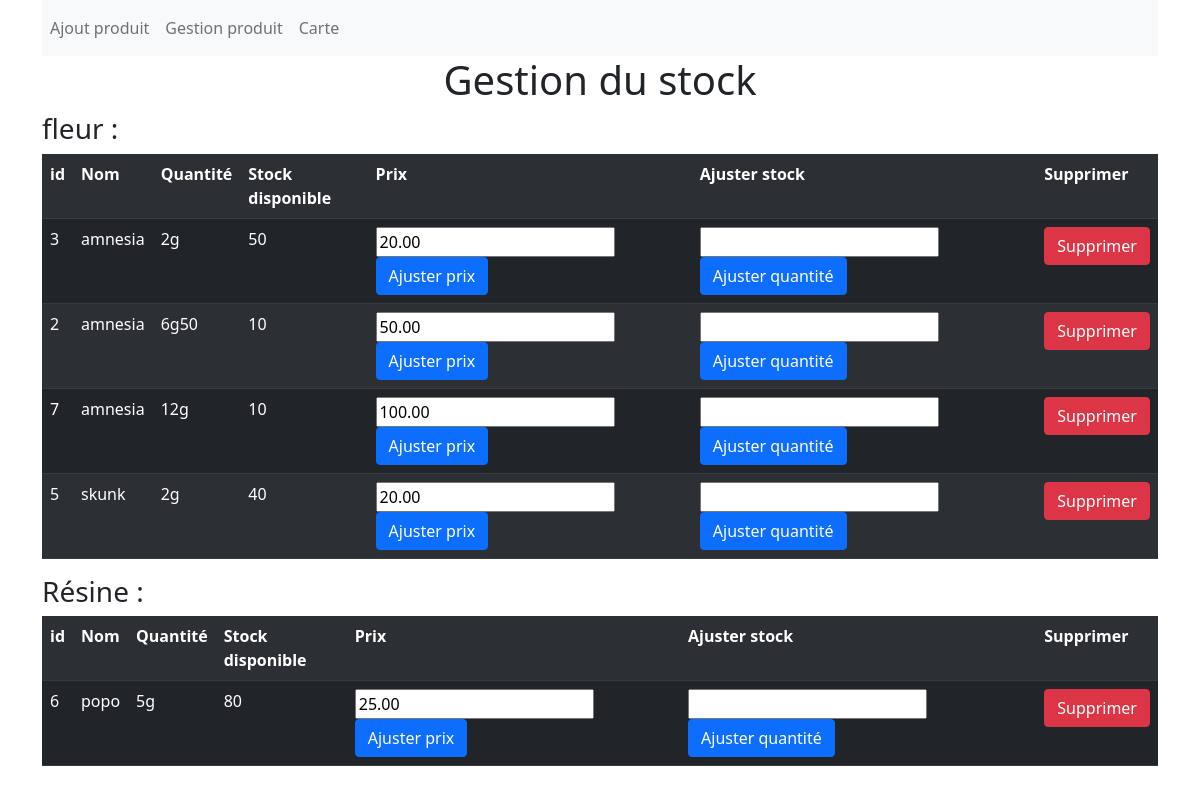
The page /gestion.php (signed in) on the database its author committed.
### tables this page shows
CREATE TABLE `categorie` (
  `id` int(11) NOT NULL,
  `nom` varchar(50) NOT NULL
);

CREATE TABLE `stock` (
  `id` int(11) NOT NULL,
  `stock` int(11) NOT NULL,
  `quantite` varchar(50) NOT NULL,
  `prix` decimal(5,2) NOT NULL,
  `id_Produit` int(11) NOT NULL
);

CREATE TABLE `produit` (
  `id` int(11) NOT NULL,
  `nom` varchar(50) NOT NULL,
  `id_Categorie` int(11) NOT NULL
);

### data/function.php (called while the page is built, shortened)
<?php
function afficheStock(string $cat):array{
    $data1= Connect::Pdo();
    $data2=$data1->prepare("SELECT stock.id,produit.nom,stock.stock,stock.quantite,stock.prix FROM produit,categorie,stock WHERE produit.id_Categorie=categorie.id and produit.id=stock.id_Produit and categorie.nom='$cat' ORDER BY produit.nom,stock.prix;");
    $data2->execute();
    return $data2->fetchAll(PDO::FETCH_ASSOC);
}
function recupCategorie():array{
    $data1= Connect::Pdo();
    $data2=$data1->prepare("SELECT * FROM categorie;");
    $data2->execute();
    return $data2->fetchAll(PDO::FETCH_ASSOC);
}
?>

### gestion.php (the view, shortened to what this page needs)
<?php $title="Gerer les produits";
require "elements/head.php";
require "elements/menu.php";
require_once "data/function.php";
?>
<div class="container">
<h1 class="text-center">Gestion du stock</h1>
<?php $data=recupCategorie();
foreach($data as $d=>$v) : ?>
<h3><?= $v['nom'] ?> :</h3>
<table class="table table-striped table-dark">
    <th scope="col">id</th>
    <th scope="col">Nom</th>
    <th scope="col">Quantité</th>
    <th scope="col">Stock disponible</th>
    <th scope="col">Prix</th>
    <th scope="col">Ajuster stock</th>
    <th scope="col">Supprimer</th>
    <?php $data=afficheStock($v['nom']);
    foreach($data as $d => $v): ?>
    <tr>
        <td><?= $v['id'] ?></td>
        <td><?= $v['nom'] ?></td>
        <td><?= $v['quantite'] ?></td>
        <td><?= $v['stock'] ?></td>
        <td>
        <form action="#" method="post">
                <input type="number" step=".50" name="ajustePrix" value="<?= $v['prix'] ?>" required>
                <button class="btn btn-primary" type="submit">Ajuster prix</button>
            </form>
        </td>
        <td>
            <form action="#" method="post">
                <input type="number" name="ajusteQuantite" required>
                <button class="btn btn-primary" type="submit">Ajuster quantité</button>
            </form>
        </td>
        <td>
            <button class="btn btn-danger suppr"> <a href="gestion.php?ids=<?= $v['id'] ?>" style="text-decoration: none;color: white">Supprimer</a> </button>
        </td>
    </tr>
    <?php endforeach; ?>
</table>
<?php endforeach ; ?>
<?php require "elements/footer.php" ?>

### css/style.css (style rules this page uses)
.container { background-color: white; }

### rows shown on the page
categorie: nom "fleur"
stock: id "3", id_Produit.nom "amnesia", quantite "2g", stock "50", ajustePrix "20.00"
stock: id "2", id_Produit.nom "amnesia", quantite "6g50", stock "10", ajustePrix "50.00"
stock: id "7", id_Produit.nom "amnesia", quantite "12g", stock "10", ajustePrix "100.00"
stock: id "5", id_Produit.nom "skunk", quantite "2g", stock "40", ajustePrix "20.00"
categorie: nom "Résine"
stock: id "6", id_Produit.nom "popo", quantite "5g", stock "80", ajustePrix "25.00"
